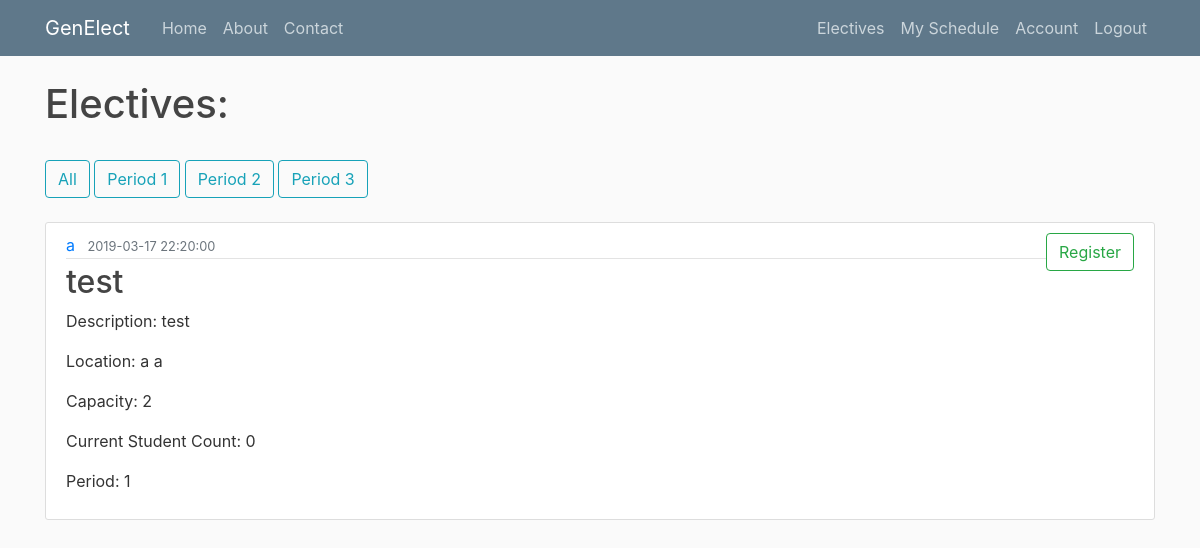
/offerings (signed in), run on an earlier commit of the app's database.
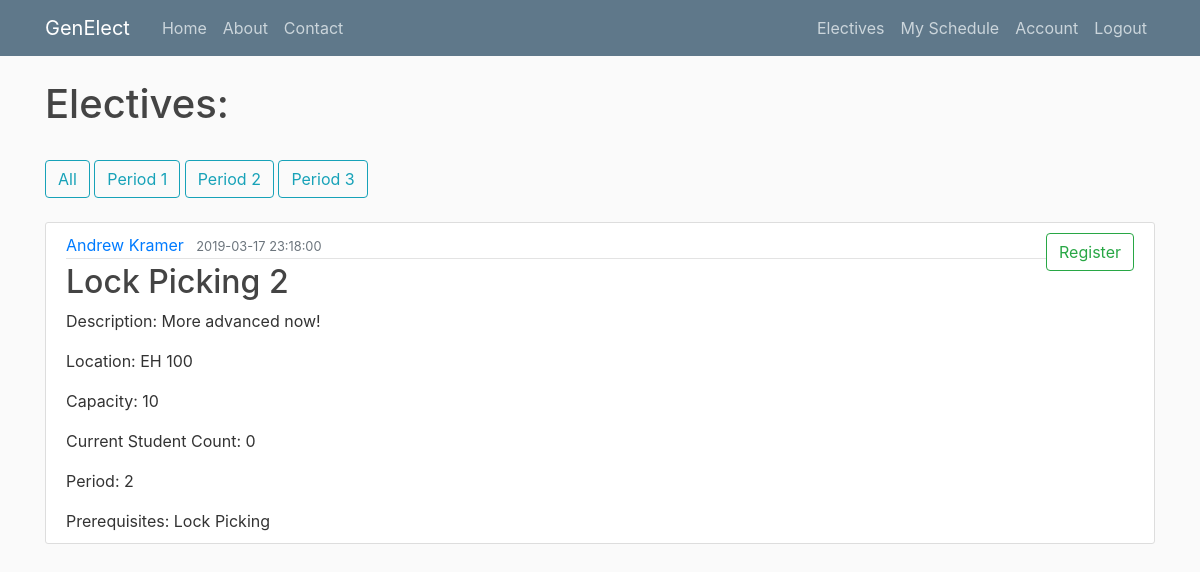
And on a later commit of the database.
### genElect/models.py (models this page shows)
class Base(db.Model):
    __abstract__ = True
    id = db.Column(db.Integer, primary_key=True, autoincrement=True)
    date_created = db.Column(db.DateTime, default=db.func.current_timestamp())
    date_modified = db.Column(db.DateTime, default=db.func.current_timestamp(),
            onupdate=db.func.current_timestamp())

class Offerings(Base):
    __tablename__ = 'offerings'
    day = db.Column(db.Date)
    period_start = db.Column(db.Integer)
    period_length = db.Column(db.Integer)
    building = db.Column(db.String(100))
    room = db.Column(db.String(100))
    instructor = db.Column(db.String(100))
    current_count = db.Column(db.Integer)
    capacity = db.Column(db.Integer)
    elective_id = db.Column(db.Integer, db.ForeignKey('electives.id'), nullable=False)
    registrations = db.relationship('Registrations', backref='offering', lazy=True)

class Electives(Base):
    __tablename__ = 'electives'
    name = db.Column(db.String(100))
    description = db.Column(db.String(500))
    prerequisites = db.relationship('Prerequisites', backref='elective', lazy=True)
    offerings = db.relationship('Offerings', backref='elective', lazy=True)
    completed_users = db.relationship('Completions', backref='elective', lazy=True)

### genElect/__init__.py (the view)
@app.route("/electives") #FOR STUDENT USE
@app.route("/offerings") #FOR STUDENT USE
def electives():
    if current_user.is_authenticated:
        period = request.args.get('period')
        if period:
            offerings = Offerings.query.filter_by(period_start=period)
        else:
            offerings = Offerings.query.all()
        registered = [] #build out list of registered offerings
        registrations = current_user.registrations
        for registration in registrations:
            registered.append(registration.offering)
        return render_template('studentelectives.html', offerings=offerings, registered=registered, Electives=Electives)
    else:
        flash("Please login first", 'info')
        return redirect(url_for('login'))

### genElect/__init__.py (called while the page is built)
@login_manager.user_loader
def load_user(user_id):
    return Users.query.get(int(user_id))

### genElect/templates/studentelectives.html
{% extends "layout.html" %}
{% block content %}
    <h1>Electives:</h1>
    <br>
    <button type="button" onclick="window.location.href = '/electives'" class="btn btn-outline-info">All</button>
    <button type="button" onclick="window.location.href = '/electives?period=1'" class="btn btn-outline-info">Period 1</button>
    <button type="button" onclick="window.location.href = '/electives?period=2'" class="btn btn-outline-info">Period 2</button>
    <button type="button" onclick="window.location.href = '/electives?period=3'" class="btn btn-outline-info">Period 3</button>
    <br><br>
    {% for offering in offerings %}
        <article class="media content-section">
          <div class="media-body">
            <div class="article-metadata">
              <a class="mr-2" href="#">{{offering.instructor}}</a>
              <small class="text-muted">{{ offering.date_created }}</small>
            </div>
            <h2><a class="article-title" href="#">{{ offering.elective.name }}</a></h2>
            <p class="article-content">Description: {{ offering.elective.description }}</p>
            <p class="article-content">Location: {{ offering.building }} {{ offering.room }}</p>
            <p class="article-content">Capacity: {{ offering.capacity }}</p>
            <p class="article-content">Current Student Count: {{ offering.current_count }}</p>
            <p class="article-content">Period: {{ offering.period_start }}</p>
            {% if offering.elective.prerequisites %}
              <span class="article-content">Prerequisites:</span>
              {% for prereq in offering.elective.prerequisites %}
                {{ Electives.query.filter_by(id=prereq.prerequisite_elective_id).first().name }}
              {% endfor %}
            {% endif %}
          </div>
          <div class="form-group">
            {% if offering in registered %}
              <button type="button" onclick="window.location.href = '/drop/{{offering.id}}'" class="btn btn-outline-danger">Drop</button>
            {% else %}
              <button type="button" onclick="window.location.href = '/register/{{offering.id}}'" class="btn btn-outline-success">Register</button>
            {% endif %}
        </div>
        </article>
    {% endfor %}
{% endblock content %}

What changed in the data, as far as the page shows it:
removed Offerings: instructor "a", date_created "2019-03-17 22:20:00", elective.name "test", elective.description "test", building "a", room "a", capacity "2", current_count "0", period_start "1"
added Offerings: instructor "Andrew Kramer", date_created "2019-03-17 23:18:00", elective.name "Lock Picking 2", elective.description "More advanced now!", building "EH", room "100", capacity "10", current_count "0", period_start "2"
now on this page (row edited): Electives: query.filter_by "Lock Picking"
